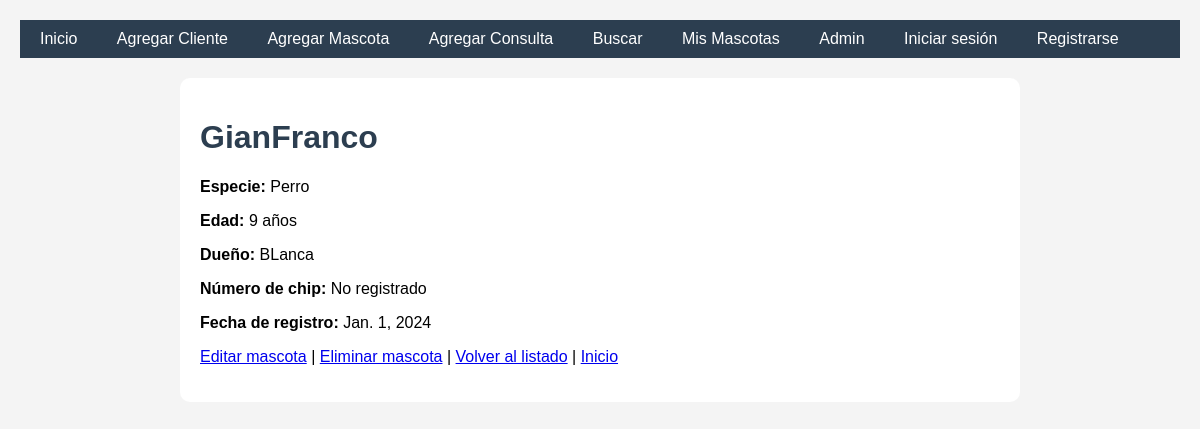
/mascotas/3/, run on the app's committed database.
### veterinaria/models.py (models this page shows, shortened)
class Mascota(models.Model):
    ESPECIES = [
        ('perro', 'Perro'),
        ('gato', 'Gato'),
        ('conejo', 'Conejo'),
        ('ave', 'Ave'),
        ('otro', 'Otro'),
    ]
    nombre = models.CharField(max_length=50)
    especie = models.CharField(max_length=20, choices=ESPECIES)
    edad = models.IntegerField()
    dueno = models.ForeignKey(Cliente, on_delete=models.CASCADE, related_name='mascotas')
    imagen = models.ImageField(upload_to='mascotas/', null=True, blank=True)
    fecha_registro = models.DateField(auto_now_add=True)
    numero_chip = models.IntegerField(unique=True, null=True, blank=True)

class Cliente(models.Model):
    nombre = models.CharField(max_length=50)
    email = models.EmailField()
    telefono = models.CharField(max_length=20)

### veterinaria/views.py (the view)
# urls.py: path('mascotas/<int:mascota_id>/', views.detalle_mascota, name='detalle_mascota'),
def detalle_mascota(request, mascota_id):
    mascota = get_object_or_404(Mascota, id=mascota_id)
    return render(request, 'veterinaria/detalle_mascota.html', {'mascota': mascota})

### veterinaria/templates/veterinaria/detalle_mascota.html (shortened to what this page needs)
{% extends "veterinaria/base.html" %}
{% block content %}
<h1>{{ mascota.nombre }}</h1>
<p><strong>Especie:</strong> {{ mascota.get_especie_display }}</p>
<p><strong>Edad:</strong> {{ mascota.edad }} años</p>
<p><strong>Dueño:</strong> {{ mascota.dueno.nombre }}</p>
<p><strong>Número de chip:</strong> {{ mascota.numero_chip|default:"No registrado" }}</p>
<p><strong>Fecha de registro:</strong> {{ mascota.fecha_registro }}</p>
<p>
    <a href="{% url 'editar_mascota' mascota.id %}">Editar mascota</a> |
    <a href="{% url 'eliminar_mascota' mascota.id %}">Eliminar mascota</a> |
    <a href="{% url 'listado_mascotas' %}">Volver al listado</a> |
    <a href="{% url 'inicio' %}">Inicio</a>
</p>
{% endblock %}

### veterinaria/templates/veterinaria/base.html (style rules this page uses)
body { font-family: Arial, sans-serif; margin: 0; padding: 20px; background-color: #f4f4f4; }
h1 { color: #2c3e50; }

### data on the page
Mascota: nombre "GianFranco", especie "Perro", edad "9", dueno.nombre "BLanca", numero_chip "No registrado", fecha_registro "Jan. 1, 2024"
